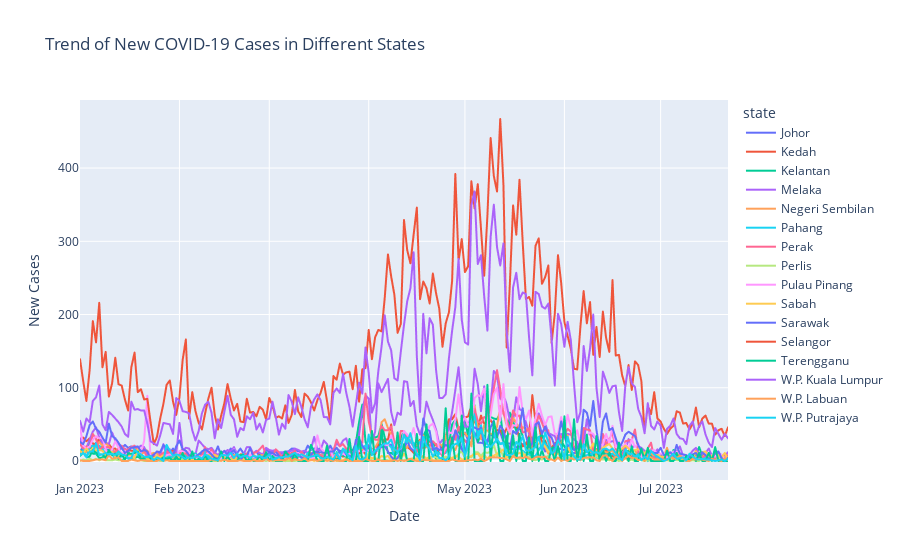

Notebook source saved alongside this figure:
### Code cell
# validate input years within the range 2020 to 2023 and are integers
import pandas as pd
import plotly.express as px

CSV_FILE = 'casesstate.csv'
df = pd.read_csv(CSV_FILE)
df['date'] = pd.to_datetime(df['date'])
unique_years = df['date'].dt.year.unique()

def validate_years(years):
    year_list = years.split(",")
    valid_years = []
    invalid_years = []
    
    for year in year_list:
        try:
            year_int = int(year.strip())
            if year_int in unique_years and 2020 <= year_int <= 2023:
                valid_years.append(year_int)
            else:
                invalid_years.append(year)
        except ValueError:
            invalid_years.append(year)
    
    return valid_years, invalid_years

while True:
    user_input = input("Enter specific years or leave empty for all years: ( exit type = 0)")
    
    if not user_input:
        df_filtered = df
        break
    
    valid_years, invalid_years = validate_years(user_input)
    
    if invalid_years:
        invalid_years_str = ', '.join(invalid_years)
        if invalid_years_str.isdigit():
            print(f"Invalid years: {invalid_years_str}. The years must be within the range 2020 to 2023.")
        else:
            print(f"Invalid years: {invalid_years_str}. Please enter valid integer years within the range 2020 to 2023.")
    else:
        df_filtered = df[df['date'].dt.year.isin(valid_years)]
        break

fig = px.line(df_filtered, x='date', y='cases_new', color='state', title='Trend of New COVID-19 Cases in Different States')
fig.update_layout(xaxis_title='Date', yaxis_title='New Cases')
fig.show()

### Figure 1 — Plotly figure (JSON) as saved in the notebook; plotly's stock layout.template omitted (floating-point values rounded to 4 significant figures; data arrays with more than 128 entries replaced by an {"elided": "..."} marker saying what was removed)
{"data": [{"hovertemplate": "state=Johor<br>date=%{x}<br>cases_new=%{y}<extra></extra>", "legendgroup": "Johor", "line": {"color": "#636efa", "dash": "solid"}, "marker": {"symbol": "circle"}, "mode": "lines", "name": "Johor", "showlegend": true, "type": "scattergl", "x": {"elided": "203 str values"}, "xaxis": "x", "y": {"elided": "203 int values"}, "yaxis": "y"}, {"hovertemplate": "state=Kedah<br>date=%{x}<br>cases_new=%{y}<extra></extra>", "legendgroup": "Kedah", "line": {"color": "#EF553B", "dash": "solid"}, "marker": {"symbol": "circle"}, "mode": "lines", "name": "Kedah", "showlegend": true, "type": "scattergl", "x": {"elided": "203 str values"}, "xaxis": "x", "y": {"elided": "203 int values"}, "yaxis": "y"}, {"hovertemplate": "state=Kelantan<br>date=%{x}<br>cases_new=%{y}<extra></extra>", "legendgroup": "Kelantan", "line": {"color": "#00cc96", "dash": "solid"}, "marker": {"symbol": "circle"}, "mode": "lines", "name": "Kelantan", "showlegend": true, "type": "scattergl", "x": {"elided": "203 str values"}, "xaxis": "x", "y": {"elided": "203 int values"}, "yaxis": "y"}, {"hovertemplate": "state=Melaka<br>date=%{x}<br>cases_new=%{y}<extra></extra>", "legendgroup": "Melaka", "line": {"color": "#ab63fa", "dash": "solid"}, "marker": {"symbol": "circle"}, "mode": "lines", "name": "Melaka", "showlegend": true, "type": "scattergl", "x": {"elided": "203 str values"}, "xaxis": "x", "y": {"elided": "203 int values"}, "yaxis": "y"}, {"hovertemplate": "state=Negeri Sembilan<br>date=%{x}<br>cases_new=%{y}<extra></extra>", "legendgroup": "Negeri Sembilan", "line": {"color": "#FFA15A", "dash": "solid"}, "marker": {"symbol": "circle"}, "mode": "lines", "name": "Negeri Sembilan", "showlegend": true, "type": "scattergl", "x": {"elided": "203 str values"}, "xaxis": "x", "y": {"elided": "203 int values"}, "yaxis": "y"}, {"hovertemplate": "state=Pahang<br>date=%{x}<br>cases_new=%{y}<extra></extra>", "legendgroup": "Pahang", "line": {"color": "#19d3f3", "dash": "solid"}, "marker": {"symbol": "circle"}, "mode": "lines", "name": "Pahang", "showlegend": true, "type": "scattergl", "x": {"elided": "203 str values"}, "xaxis": "x", "y": {"elided": "203 int values"}, "yaxis": "y"}, {"hovertemplate": "state=Perak<br>date=%{x}<br>cases_new=%{y}<extra></extra>", "legendgroup": "Perak", "line": {"color": "#FF6692", "dash": "solid"}, "marker": {"symbol": "circle"}, "mode": "lines", "name": "Perak", "showlegend": true, "type": "scattergl", "x": {"elided": "203 str values"}, "xaxis": "x", "y": {"elided": "203 int values"}, "yaxis": "y"}, {"hovertemplate": "state=Perlis<br>date=%{x}<br>cases_new=%{y}<extra></extra>", "legendgroup": "Perlis", "line": {"color": "#B6E880", "dash": "solid"}, "marker": {"symbol": "circle"}, "mode": "lines", "name": "Perlis", "showlegend": true, "type": "scattergl", "x": {"elided": "203 str values"}, "xaxis": "x", "y": {"elided": "203 int values"}, "yaxis": "y"}, {"hovertemplate": "state=Pulau Pinang<br>date=%{x}<br>cases_new=%{y}<extra></extra>", "legendgroup": "Pulau Pinang", "line": {"color": "#FF97FF", "dash": "solid"}, "marker": {"symbol": "circle"}, "mode": "lines", "name": "Pulau Pinang", "showlegend": true, "type": "scattergl", "x": {"elided": "203 str values"}, "xaxis": "x", "y": {"elided": "203 int values"}, "yaxis": "y"}, {"hovertemplate": "state=Sabah<br>date=%{x}<br>cases_new=%{y}<extra></extra>", "legendgroup": "Sabah", "line": {"color": "#FECB52", "dash": "solid"}, "marker": {"symbol": "circle"}, "mode": "lines", "name": "Sabah", "showlegend": true, "type": "scattergl", "x": {"elided": "203 str values"}, "xaxis": "x", "y": {"elided": "203 int values"}, "yaxis": "y"}, {"hovertemplate": "state=Sarawak<br>date=%{x}<br>cases_new=%{y}<extra></extra>", "legendgroup": "Sarawak", "line": {"color": "#636efa", "dash": "solid"}, "marker": {"symbol": "circle"}, "mode": "lines", "name": "Sarawak", "showlegend": true, "type": "scattergl", "x": {"elided": "203 str values"}, "xaxis": "x", "y": {"elided": "203 int values"}, "yaxis": "y"}, {"hovertemplate": "state=Selangor<br>date=%{x}<br>cases_new=%{y}<extra></extra>", "legendgroup": "Selangor", "line": {"color": "#EF553B", "dash": "solid"}, "marker": {"symbol": "circle"}, "mode": "lines", "name": "Selangor", "showlegend": true, "type": "scattergl", "x": {"elided": "203 str values"}, "xaxis": "x", "y": {"elided": "203 int values"}, "yaxis": "y"}, {"hovertemplate": "state=Terengganu<br>date=%{x}<br>cases_new=%{y}<extra></extra>", "legendgroup": "Terengganu", "line": {"color": "#00cc96", "dash": "solid"}, "marker": {"symbol": "circle"}, "mode": "lines", "name": "Terengganu", "showlegend": true, "type": "scattergl", "x": {"elided": "203 str values"}, "xaxis": "x", "y": {"elided": "203 int values"}, "yaxis": "y"}, {"hovertemplate": "state=W.P. Kuala Lumpur<br>date=%{x}<br>cases_new=%{y}<extra></extra>", "legendgroup": "W.P. Kuala Lumpur", "line": {"color": "#ab63fa", "dash": "solid"}, "marker": {"symbol": "circle"}, "mode": "lines", "name": "W.P. Kuala Lumpur", "showlegend": true, "type": "scattergl", "x": {"elided": "203 str values"}, "xaxis": "x", "y": {"elided": "203 int values"}, "yaxis": "y"}, {"hovertemplate": "state=W.P. Labuan<br>date=%{x}<br>cases_new=%{y}<extra></extra>", "legendgroup": "W.P. Labuan", "line": {"color": "#FFA15A", "dash": "solid"}, "marker": {"symbol": "circle"}, "mode": "lines", "name": "W.P. Labuan", "showlegend": true, "type": "scattergl", "x": {"elided": "203 str values"}, "xaxis": "x", "y": {"elided": "203 int values"}, "yaxis": "y"}, {"hovertemplate": "state=W.P. Putrajaya<br>date=%{x}<br>cases_new=%{y}<extra></extra>", "legendgroup": "W.P. Putrajaya", "line": {"color": "#19d3f3", "dash": "solid"}, "marker": {"symbol": "circle"}, "mode": "lines", "name": "W.P. Putrajaya", "showlegend": true, "type": "scattergl", "x": {"elided": "203 str values"}, "xaxis": "x", "y": {"elided": "203 int values"}, "yaxis": "y"}], "layout": {"legend": {"title": {"text": "state"}, "tracegroupgap": 0}, "title": {"text": "Trend of New COVID-19 Cases in Different States"}, "xaxis": {"anchor": "y", "domain": [0, 1], "title": {"text": "Date"}}, "yaxis": {"anchor": "x", "domain": [0, 1], "title": {"text": "New Cases"}}}}
